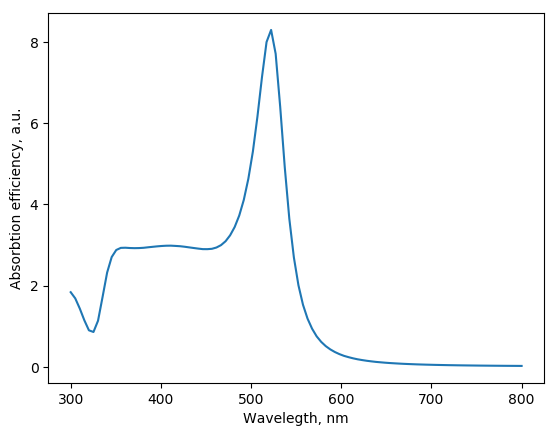

This figure's Python source:
#!/usr/bin/python
# -*- coding: utf-8 -*-
from mstm_studio.alloy_AuAg import AlloyAuAg
from mstm_studio.mstm_spectrum import SPR, ExplicitSpheres
import matplotlib.pyplot as plt
import numpy as np


wls = np.linspace(300, 800, 100)    # define wavelengths
spr = SPR(wls)                      # create SPR object
spr.environment_material = 'glass'  # set matrix

spheres = ExplicitSpheres(2, [0,0,0,10,0,0,0,12], mat_filename=[AlloyAuAg(1.),AlloyAuAg(0.)])
spr.set_spheres(spheres)
spr.set_incident_field(fixed=False)
spr.simulate()

plt.plot(spr.wavelengths, spr.absorbtion)
plt.xlabel('Wavelegth, nm')
plt.ylabel('Absorbtion efficiency, a.u.')
plt.savefig('core-shell_mstm.png', bbox_inches='tight')
